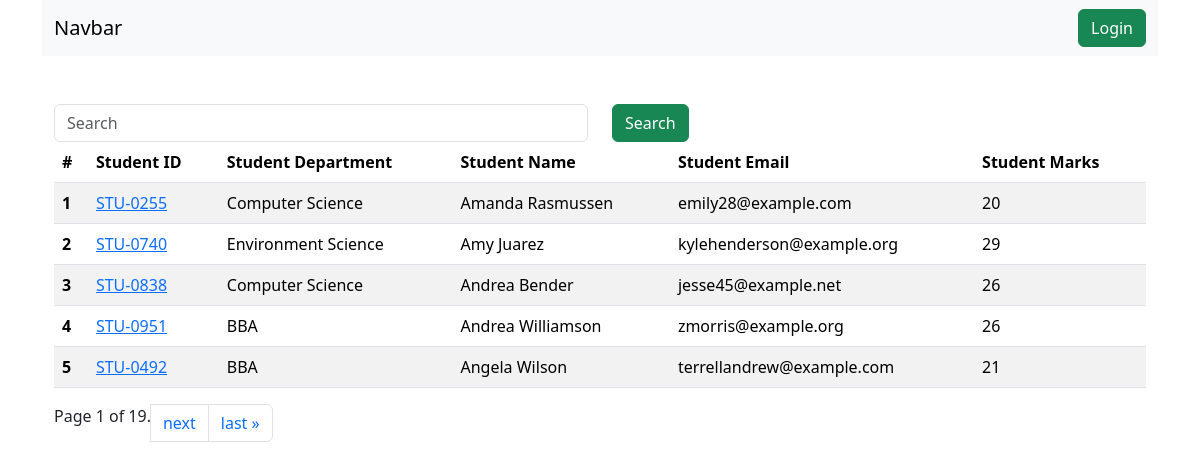
The page /student/ on the database its author committed.
### vege/models.py (models this page shows, shortened)
class Student(models.Model):
  department = models.ForeignKey(Department, related_name='depart', on_delete=models.CASCADE)
  student_id = models.OneToOneField(StudentID, related_name='studentid', on_delete=models.CASCADE)
  student_name = models.CharField(max_length=100)
  student_email = models.EmailField(unique=True)
  student_age = models.IntegerField(default=18)
  student_address = models.TextField()
  is_deleted = models.BooleanField(default=False)
  objects = StudentManager()
  admin_objects = models.Manager()
  class Meta:
    ordering = ['student_name']
    verbose_name = "student"

class StudentID(models.Model):
  student_id = models.CharField(max_length=100)
  def __str__(self):
    return self.student_id

class Department(models.Model):
  department = models.CharField(max_length=100)
  class Meta:
    ordering = ['department']

### vege/views.py (the view, shortened to what this page needs)
# urls.py: path('student/', get_student, name='get_student'),
def get_student(request):
  queryset = Student.objects.all()
  paginator = Paginator(queryset, 5)  # Show 5 contacts per page.
  page_number = request.GET.get("page")
  page_obj = paginator.get_page(page_number)
  print(page_obj)
  return render(request, 'report/student.html', context={'queryset': page_obj})

### vege/models.py (called while the page is built)
  def get_queryset(self):
    return super().get_queryset().filter(is_deleted = False)

### vege/templates/report/student.html (shortened to what this page needs)
{% extends "base.html" %}
{% load static %}
{% block start %}
<div class="container mt-5">
  <form action="">
    <div class="row">
    <div class="col-md-6">
      <input class="form-control" name='search' type="text" placeholder="Search" >
    </div>
    <div class="col-md-6">
      <button class="btn btn-success">Search</button>
    </div>
  </div>
  </form>
  <table class="table table-striped">
    <thead>
      <tr>
        <th scope="col">#</th>
        <th scope="col">Student ID</th>
        <th scope="col">Student Department</th>
        <th scope="col">Student Name</th>
        <th scope="col">Student Email</th>
        <th scope="col">Student Marks</th>
      </tr>
    </thead>
    <tbody>
      {% for student in queryset %}
      <tr>
        <th scope="row">{{ forloop.counter }}</th>
        <td><a href="{% url "see_marks" student.student_id %}">{{student.student_id}}</a></td>
        <td>{{student.department.department}}</td>
        <td>{{student.student_name}}</td>
        <td>{{student.student_email}}</td>
        <td>{{student.student_age}}</td>
      </tr>
      {% endfor %}
    </tbody>
  </table>
  <nav aria-label="Page navigation example">
    <ul class="pagination">
        <span class="current">
            Page {{ queryset.number }} of {{ queryset.paginator.num_pages }}.
        </span>
        {% if queryset.has_next %}
        <li class="page-item"><a class="page-link" href="?page={{ queryset.next_page_number }}">next</a></li>
        <li class="page-item"><a class="page-link" href="?page={{ queryset.paginator.num_pages }}">last &raquo;</a></li>
        {% endif %}
</div>
{% endblock %}

### rows shown on the page
Student: student_id "STU-0255", department.department "Computer Science", student_name "Amanda Rasmussen", student_email "emily28@example.com", student_age "20"
Student: student_id "STU-0740", department.department "Environment Science", student_name "Amy Juarez", student_email "kylehenderson@example.org", student_age "29"
Student: student_id "STU-0838", department.department "Computer Science", student_name "Andrea Bender", student_email "jesse45@example.net", student_age "26"
Student: student_id "STU-0951", department.department "BBA", student_name "Andrea Williamson", student_email "zmorris@example.org", student_age "26"
Student: student_id "STU-0492", department.department "BBA", student_name "Angela Wilson", student_email "terrellandrew@example.com", student_age "21"

### other values the page prints
{{ queryset.number }} "1"
{{ queryset.paginator.num_pages }} "19"
